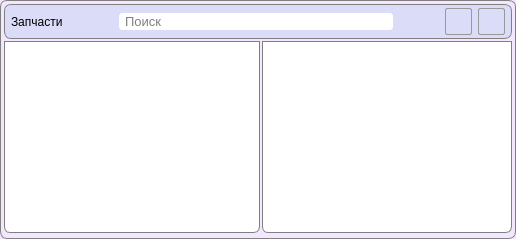
      <widget class="QFrame" name="frame_2">
       <property name="maximumSize">
        <size>
         <width>845</width>
         <height>16777215</height>
        </size>
       </property>
       <property name="styleSheet">
        <string notr="true">QFrame {
	background-color: #f2e7ff;
	border: 1px solid grey;
	border-radius: 7px;
}</string>
       </property>
       <property name="frameShape">
        <enum>QFrame::StyledPanel</enum>
       </property>
       <property name="frameShadow">
        <enum>QFrame::Raised</enum>
       </property>
       <layout class="QGridLayout" name="gridLayout">
        <property name="leftMargin">
         <number>3</number>
        </property>
        <property name="topMargin">
         <number>3</number>
        </property>
        <property name="rightMargin">
         <number>3</number>
        </property>
        <property name="bottomMargin">
         <number>5</number>
        </property>
        <property name="spacing">
         <number>2</number>
        </property>
        <item row="0" column="0" colspan="2">
         <widget class="QFrame" name="frame_3">
          <property name="minimumSize">
           <size>
            <width>0</width>
            <height>35</height>
           </size>
          </property>
          <property name="maximumSize">
           <size>
            <width>16777215</width>
            <height>35</height>
           </size>
          </property>
          <property name="styleSheet">
           <string notr="true">QFrame {
	background-color: #dbdcf7;
	border: 1px solid grey;
	border-radius: 7px;
}</string>
          </property>
          <property name="frameShape">
           <enum>QFrame::StyledPanel</enum>
          </property>
          <property name="frameShadow">
           <enum>QFrame::Raised</enum>
          </property>
          <layout class="QGridLayout" name="gridLayout_8">
           <property name="leftMargin">
            <number>0</number>
           </property>
           <property name="topMargin">
            <number>0</number>
           </property>
           <property name="rightMargin">
            <number>6</number>
           </property>
           <property name="bottomMargin">
            <number>0</number>
           </property>
           <item row="0" column="4">
            <spacer name="horizontalSpacer_4">
             <property name="orientation">
              <enum>Qt::Horizontal</enum>
             </property>
             <property name="sizeHint" stdset="0">
              <size>
               <width>40</width>
               <height>20</height>
              </size>
             </property>
            </spacer>
           </item>
           <item row="0" column="6">
            <widget class="QPushButton" name="clearSparePartsListButton">
             <property name="minimumSize">
              <size>
               <width>0</width>
               <height>27</height>
              </size>
             </property>
             <property name="maximumSize">
              <size>
               <width>27</width>
               <height>27</height>
              </size>
             </property>
             <property name="focusPolicy">
              <enum>Qt::StrongFocus</enum>
             </property>
             <property name="toolTip">
              <string>Очистить список</string>
             </property>
             <property name="styleSheet">
              <string notr="true">QPushButton {
	background-color: #dbdcf7;
	border: 1px solid #999999;
	border-radius: 2px;
}

QPushButton:hover {
	background-color: #d5d6f0;
	border: 1px solid #acacac;
}

QPushButton:pressed {
	background-color: #cbcde6;
	border: 2px solid #999999;
}</string>
             </property>
             <property name="text">
              <string/>
             </property>
             <property name="icon">
              <iconset resource="images.qrc">
               <normaloff>:/images/clearList.png</normaloff>:/images/clearList.png</iconset>
             </property>
             <property name="iconSize">
              <size>
               <width>30</width>
               <height>30</height>
              </size>
             </property>
             <property name="autoDefault">
              <bool>false</bool>
             </property>
            </widget>
           </item>
           <item row="0" column="0">
            <widget class="QLabel" name="label_9">
             <property name="font">
              <font>
               <pointsize>9</pointsize>
              </font>
             </property>
             <property name="styleSheet">
              <string notr="true">QLabel {
	background-color: transparent;
	border: 0px;
	margin-left: 3px;
}</string>
             </property>
             <property name="text">
              <string>Запчасти</string>
             </property>
            </widget>
           </item>
           <item row="0" column="3">
            <widget class="QLineEdit" name="sparePartsSearch">
             <property name="minimumSize">
              <size>
               <width>278</width>
               <height>0</height>
              </size>
             </property>
             <property name="maximumSize">
              <size>
               <width>305</width>
               <height>16777215</height>
              </size>
             </property>
             <property name="font">
              <font>
               <pointsize>10</pointsize>
              </font>
             </property>
             <property name="focusPolicy">
              <enum>Qt::StrongFocus</enum>
             </property>
             <property name="styleSheet">
              <string notr="true">QLineEdit {
    border: 2px solid #dbdcf7;
    border-radius: 5px;
    padding: 0 4px;
}</string>
             </property>
             <property name="placeholderText">
              <string>Поиск</string>
             </property>
            </widget>
           </item>
           <item row="0" column="1">
            <spacer name="horizontalSpacer">
             <property name="orientation">
              <enum>Qt::Horizontal</enum>
             </property>
             <property name="sizeType">
              <enum>QSizePolicy::Expanding</enum>
             </property>
             <property name="sizeHint" stdset="0">
              <size>
               <width>40</width>
               <height>25</height>
              </size>
             </property>
            </spacer>
           </item>
           <item row="0" column="5">
            <widget class="QPushButton" name="removeLastSparePartButton">
             <property name="minimumSize">
              <size>
               <width>27</width>
               <height>27</height>
              </size>
             </property>
             <property name="maximumSize">
              <size>
               <width>27</width>
               <height>27</height>
              </size>
             </property>
             <property name="toolTip">
              <string>Удалить последнюю запчасть</string>
             </property>
             <property name="styleSheet">
              <string notr="true">QPushButton {
	background-color: #dbdcf7;
	border: 1px solid #999999;
	border-radius: 2px;
}

QPushButton:hover {
	background-color: #d5d6f0;
	border: 1px solid #acacac;
}

QPushButton:pressed {
	background-color: #cbcde6;
	border: 2px solid #999999;
}</string>
             </property>
             <property name="text">
              <string/>
             </property>
             <property name="icon">
              <iconset resource="images.qrc">
               <normaloff>:/images/backToView.png</normaloff>:/images/backToView.png</iconset>
             </property>
             <property name="autoDefault">
              <bool>false</bool>
             </property>
            </widget>
           </item>
          </layout>
         </widget>
        </item>
        <item row="1" column="1">
         <widget class="QTextEdit" name="sparePartsList">
          <property name="maximumSize">
           <size>
            <width>250</width>
            <height>16777215</height>
           </size>
          </property>
          <property name="font">
           <font>
            <pointsize>9</pointsize>
           </font>
          </property>
          <property name="focusPolicy">
           <enum>Qt::StrongFocus</enum>
          </property>
          <property name="styleSheet">
           <string notr="true">QTextEdit {
	background-color: white;
	border-top-left-radius: 0px;
	border-top-right-radius: 0px;
	border-bottom-left-radius: 6px;
	border-bottom-right-radius: 6px;
}</string>
          </property>
         </widget>
        </item>
        <item row="1" column="0">
         <widget class="QTableView" name="availableSparePartsTable">
          <property name="maximumSize">
           <size>
            <width>585</width>
            <height>16777215</height>
           </size>
          </property>
          <property name="focusPolicy">
           <enum>Qt::NoFocus</enum>
          </property>
          <property name="styleSheet">
           <string notr="true">QTableView {
	background-color: white;
	border: 1px solid grey;
	border-top-left-radius: 0px;
	border-top-right-radius: 0px;
	border-bottom-left-radius: 6px;
	border-bottom-right-radius: 6px;
    selection-color: black; 
	selection-background-color: #f2e7ff;
}

QLabel {
	background-color: transparent;
	border-radius: 0px;
	border: 0px;
	font-size: 9pt;
}

QHeaderView {
	border-radius: 0px;
	background-color: #f5f5f5;
	font-size: 9pt;
	border: 0px;
}

QHeaderView::section {
	background-color: white;
}</string>
          </property>
          <property name="horizontalScrollBarPolicy">
           <enum>Qt::ScrollBarAsNeeded</enum>
          </property>
          <property name="verticalScrollMode">
           <enum>QAbstractItemView::ScrollPerPixel</enum>
          </property>
          <property name="horizontalScrollMode">
           <enum>QAbstractItemView::ScrollPerPixel</enum>
          </property>
         </widget>
        </item>
       </layout>
      </widget>
